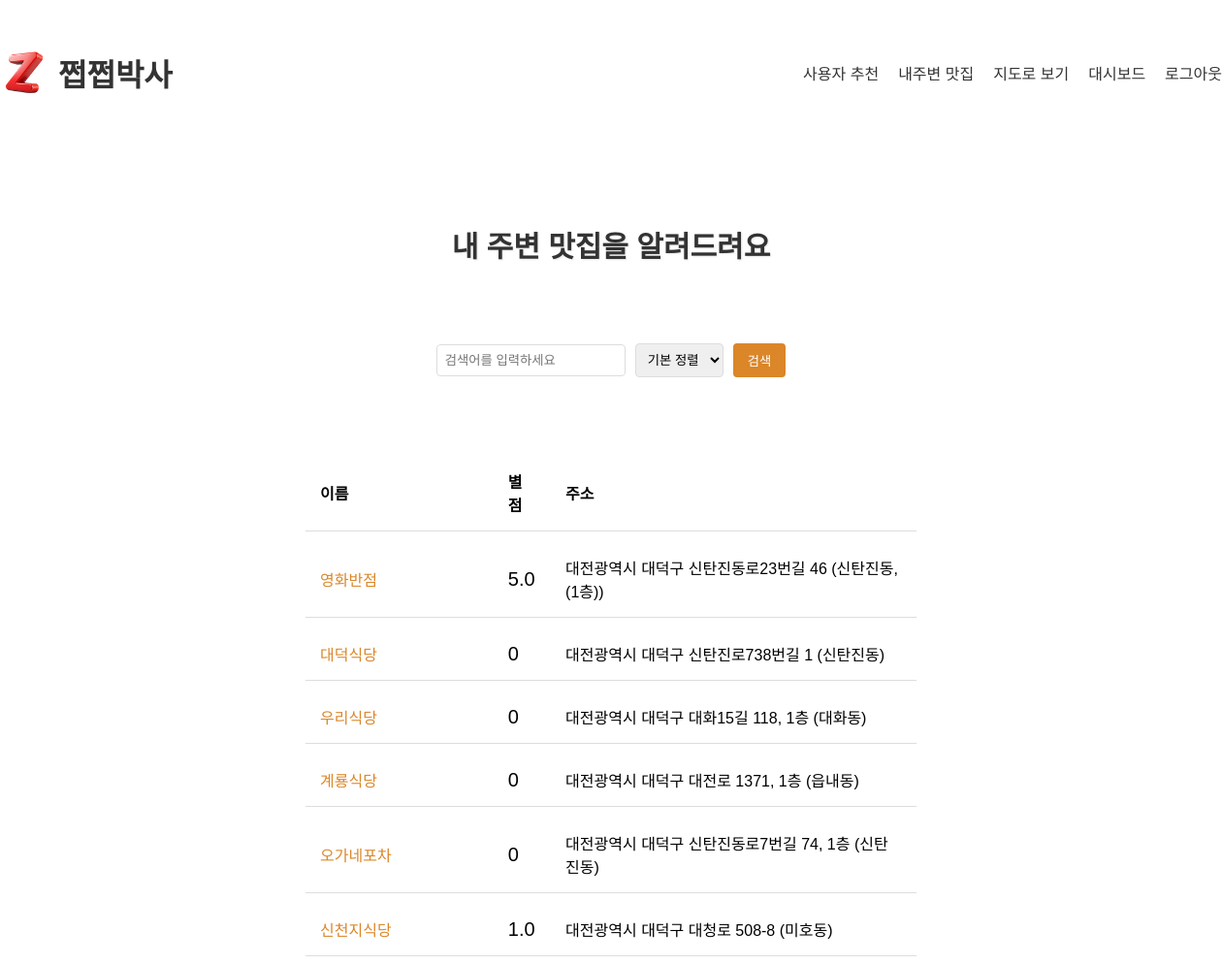
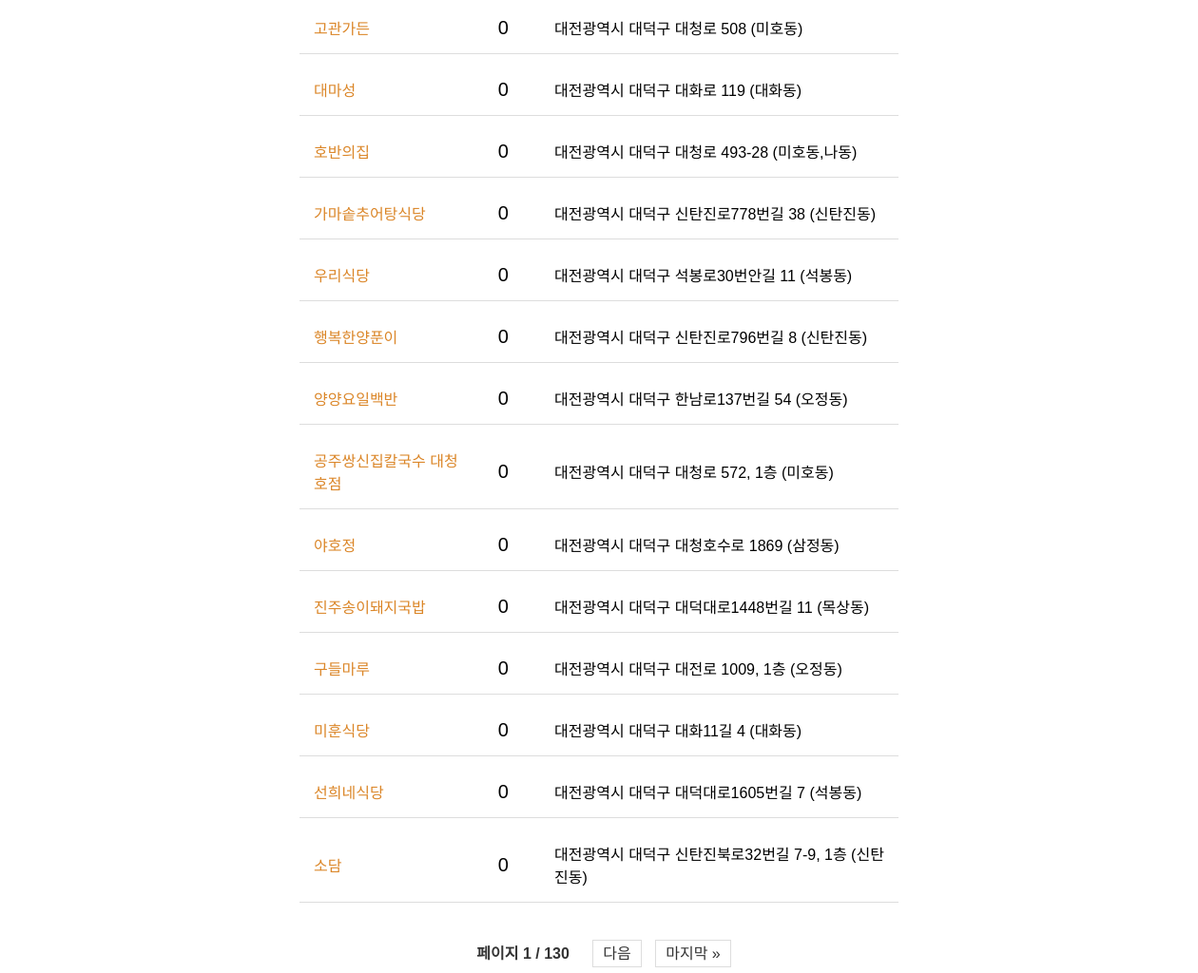
Page /board/list2/ (signed in) on the committed database (2 pictures, top to bottom).
### board/models.py (models this page shows, shortened)
class Restaurant(models.Model):
    r_name = models.CharField(max_length=100)
    r_desc = models.TextField()
    r_desc_summary = models.TextField()
    phone_number = models.CharField(max_length=30)
    address = models.CharField(max_length=100)
    latitude = models.FloatField(null=True, blank=True)
    longitude = models.FloatField(null=True, blank=True)
    seats = models.CharField(max_length=30)
    parking = models.CharField(max_length=30)
    closed_days = models.CharField(max_length=30)
    classification = models.CharField(max_length=30)

### board/views.py (the view)
# urls.py: path('list2/', views.RestaurantListView.as_view(), name='info-list2'),
class RestaurantListView(LoginRequiredMixin, ListView):
    model = Restaurant
    template_name = 'board/info_list2.html'
    context_object_name = 'restaurants'
    paginate_by = 20
    def get_queryset(self):
        queryset = super().get_queryset()
        query = self.request.GET.get('q')
        sort_option = self.request.GET.get('sort', 'r_name')
        if query:
            queryset = queryset.filter(Q(r_name__icontains=query) | Q(address__icontains=query))
        queryset = queryset.annotate(avg_rating=Coalesce(Avg('restaurant_comments__comment_rating'), 0.0))
        if sort_option == 'name':
            queryset = queryset.order_by('r_name')
        elif sort_option == 'address':
            queryset = queryset.order_by('address')
        elif sort_option == 'avg_rating':
            queryset = queryset.order_by('-avg_rating')
        return queryset
    def get_context_data(self, **kwargs):
        context = super().get_context_data(**kwargs)
        context['star_range'] = range(5, 0, -1)
        context['sort_option'] = self.request.GET.get('sort', 'r_name')
        return context

### board/templates/board/info_list2.html (shortened to what this page needs)
{% load static %}
<!DOCTYPE html>
<html lang="en">
<head>
</head>
<body>
    <header class="header">
        <div class="logo">
        <img src="/static/z.png" alt="Green Fair Logo">
        <h1>쩝쩝박사</h1>
        </div>
    <nav class="nav">
        <a href="{% url 'board:info-list' %}" class="nav-item">사용자 추천</a>
        <a href="{% url 'board:info-list2' %}" class="nav-item">내주변 맛집</a>
        <a href="{% url 'board:board3' %}" class="nav-item">지도로 보기</a>
        <a href="{% url 'dashboard:dashboard' %}" class="nav-item">대시보드</a>
        <form method="post" action="{% url 'users:logout' %}" class="nav-item logout-form">
            <button type="submit" class="logout-button">로그아웃</button>
        </form>
    </nav>
    </header>
    <div class="overlay"></div>
    <h2> 내 주변 맛집을 알려드려요 </h2>
        <form method="get" id="searchForm">
            <input type="text" name="q" value="{{ request.GET.q }}" placeholder="검색어를 입력하세요">
            <select name="sort" id="sortSelect">
                <option value="title" {% if sort_option == 'title' %}selected{% endif %}>기본 정렬</option>
            </select>
            <button type="submit">검색</button>
        </form>
        <table>
            <thead>
                <tr>
                    <th>이름</th>
                    <th>별점</th>
                    <th>주소</th>
                </tr>
            </thead>
            <tbody>
                {% for restaurant in restaurants %}
                    <tr>
                        <td>
                            {% if restaurant.id %}
                                <a href="{% url 'board:info_detail2' restaurant.id %}">{{ restaurant.r_name }}</a>
                            {% else %}
                                {{ restaurant.r_name }}
                            {% endif %}
                        </td>
                        <td>
                            <div class="star-rating" style="font-size: 20px;">
                                {% if restaurant.avg_rating %}
                                    {{ restaurant.avg_rating }}
                                {% else %}
                                    0
                                {% endif %}
                            </div>
                        </td>
                        <td>{{ restaurant.address }}</td>
                    </tr>
                {% empty %}
                    <tr>
                        <td colspan="3">데이터가 없습니다.</td>
                    </tr>
                {% endfor %}
            </tbody>
        </table>
        <div class="pagination">
            <span class="step-links">
                <span class="current">
                    페이지 {{ page_obj.number }} / {{ page_obj.paginator.num_pages }}
                </span>
                {% if page_obj.has_next %}
                    <a href="?page={{ page_obj.next_page_number }}{% if request.GET.q %}&q={{ request.GET.q }}{% endif %}{% if request.GET.sort %}&sort={{ request.GET.sort }}{% endif %}">다음</a>
                    <a href="?page={{ page_obj.paginator.num_pages }}{% if request.GET.q %}&q={{ request.GET.q }}{% endif %}{% if request.GET.sort %}&sort={{ request.GET.sort }}{% endif %}">마지막 &raquo;</a>
                {% endif %}
            </span>
        </div>
</body>
</html>

### board/templates/board/info_list2.html (style rules this page uses)
.pagination { margin-top: 20px; text-align: center; }
.pagination a { margin: 0 5px; padding: 5px 10px; border: 1px solid #ddd; text-decoration: none; color: #333; }
.pagination .current { font-weight: bold; }

### rows in the picture
Restaurant: r_name "영화반점", avg_rating "5.0", address "대전광역시 대덕구 신탄진동로23번길 46 (신탄진동,(1층))"
Restaurant: r_name "대덕식당", shows "0", address "대전광역시 대덕구 신탄진로738번길 1 (신탄진동)"
Restaurant: r_name "우리식당", shows "0", address "대전광역시 대덕구 대화15길 118, 1층 (대화동)"
Restaurant: r_name "계룡식당", shows "0", address "대전광역시 대덕구 대전로 1371, 1층 (읍내동)"
Restaurant: r_name "오가네포차", shows "0", address "대전광역시 대덕구 신탄진동로7번길 74, 1층 (신탄진동)"
Restaurant: r_name "신천지식당", avg_rating "1.0", address "대전광역시 대덕구 대청로 508-8 (미호동)"
Restaurant: r_name "고관가든", shows "0", address "대전광역시 대덕구 대청로 508 (미호동)"
Restaurant: r_name "대마성", shows "0", address "대전광역시 대덕구 대화로 119 (대화동)"
Restaurant: r_name "호반의집", shows "0", address "대전광역시 대덕구 대청로 493-28 (미호동,나동)"
Restaurant: r_name "가마솥추어탕식당", shows "0", address "대전광역시 대덕구 신탄진로778번길 38 (신탄진동)"
Restaurant: r_name "우리식당", shows "0", address "대전광역시 대덕구 석봉로30번안길 11 (석봉동)"
Restaurant: r_name "행복한양푼이", shows "0", address "대전광역시 대덕구 신탄진로796번길 8 (신탄진동)"
Restaurant: r_name "양양요일백반", shows "0", address "대전광역시 대덕구 한남로137번길 54 (오정동)"
Restaurant: r_name "공주쌍신집칼국수 대청호점", shows "0", address "대전광역시 대덕구 대청로 572, 1층 (미호동)"
Restaurant: r_name "야호정", shows "0", address "대전광역시 대덕구 대청호수로 1869 (삼정동)"
Restaurant: r_name "진주송이돼지국밥", shows "0", address "대전광역시 대덕구 대덕대로1448번길 11 (목상동)"
Restaurant: r_name "구들마루", shows "0", address "대전광역시 대덕구 대전로 1009, 1층 (오정동)"
Restaurant: r_name "미훈식당", shows "0", address "대전광역시 대덕구 대화11길 4 (대화동)"
Restaurant: r_name "선희네식당", shows "0", address "대전광역시 대덕구 대덕대로1605번길 7 (석봉동)"
Restaurant: r_name "소담", shows "0", address "대전광역시 대덕구 신탄진북로32번길 7-9, 1층 (신탄진동)"

### other values in the picture
{{ page_obj.number }} "1"
{{ page_obj.paginator.num_pages }} "130"
